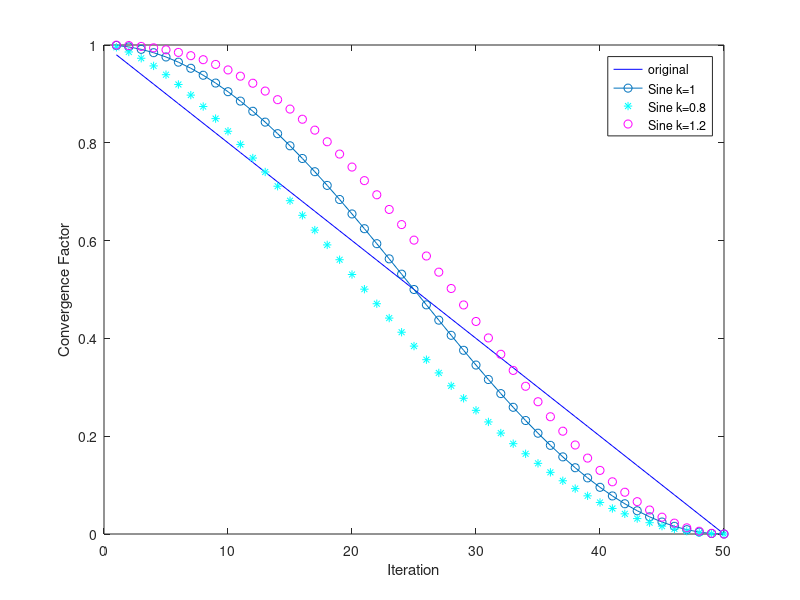

The MATLAB script that drew this image:
clear;clc;
    % 迭代次数
    num_iterations = 50;
    
    % 初始化数组以存储每个迭代步骤的收敛因子
    convergence_factors = zeros(1, num_iterations);
    
    % 计算收敛因子并记录
    for iteration = 1:num_iterations
        convergence_factors_original(iteration)= 1 - iteration / num_iterations;
       
        convergence_factors_sine(iteration) = 0.5+0.5*sin(pi/2+pi*(iteration/num_iterations)^1);
        
        convergence_factors_sine08(iteration) = 0.5+0.5*sin(pi/2+pi*(iteration/num_iterations)^0.8);

        convergence_factors_sine12(iteration) = 0.5+0.5*sin(pi/2+pi*(iteration/num_iterations)^1.2);
    end
    
    % 绘制收敛因子曲线
    plot(1:num_iterations, convergence_factors_original, 'b');
    hold on
    plot(1:num_iterations, convergence_factors_sine, '-o');
    plot(1:num_iterations, convergence_factors_sine08, 'c*');
    plot(1:num_iterations, convergence_factors_sine12, 'mo');
    % title('Convergence Factor Over Iterations');
    xlabel('Iteration');
    ylabel('Convergence Factor');
    legend('original','Sine k=1','Sine k=0.8','Sine k=1.2');